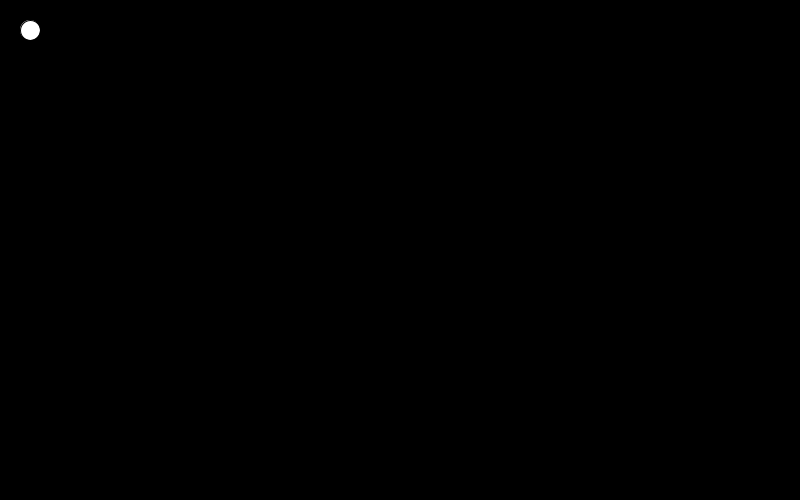
Frame 1 (no input)
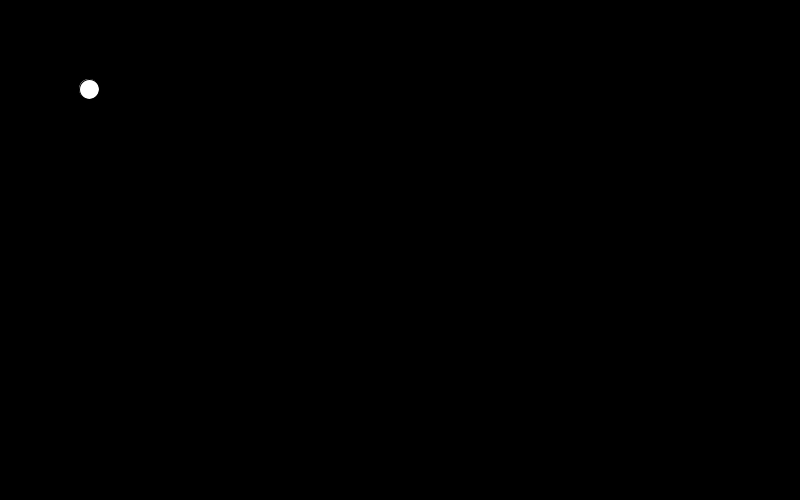
Frame 60 (the mouse pressed at the canvas centre just before this capture)
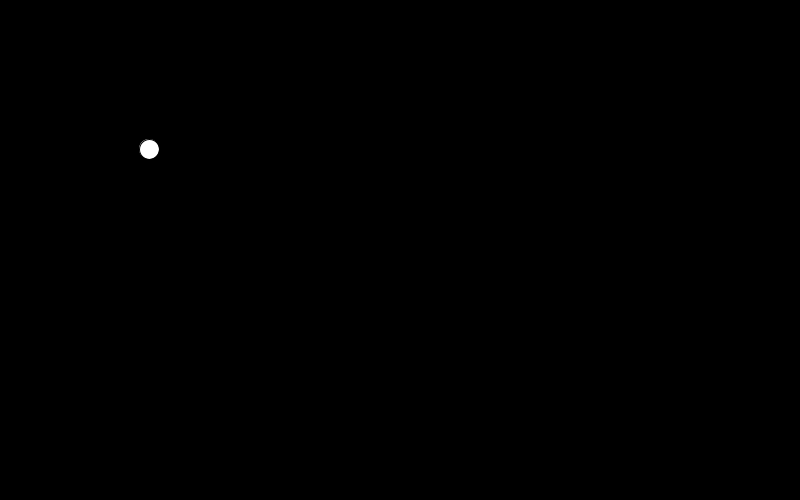
Frame 120 (the mouse held since frame 60 and released just before this capture)

The Processing sketch that drew these frames (run headless with seeded random() and noise(); from frame 60 on, the mouse is pressed at the canvas centre):

// Processing sketch: processing_144585
// ── processing_144585.pde

float a = 30;
float b = 30;
float c = 20;
float sx = 1;
float sy = 1;
void setup(){
  size(800,500);
}

void draw(){
  background(0);
  drawThing(a,b,c);
  a = movex(a,sx);
  b = movey(b,sy);
  if(a>width+c){
    a=-c;
  } else if(a<-c){
    a=width+c;
  }
  if(b>height+c){
    b=-c;
  } else if(b<-c){
    b=height+c;
  }
}

void drawThing(float x, float y, float r){
  ellipse(x,y,r,r);
}
float movey(float r,float t){
  //if(key == CODED){
   if(keyCode == UP){
      t= -abs(t);
      //println("up");
    }
     if (keyCode == DOWN){
        t= abs(t);
        //println("down");
      }
 // }
  r+=t;
  return r;
}

float movex(float y,float x){
  //if(key == CODED){
   if(keyCode == LEFT){
      x= -abs(x);
    //println("left");
  }
     if (keyCode == RIGHT){
        x= abs(x);
        //println("right");
      }
 // }
  y+=x;
 // println(y);
  return y;
  
}
       
